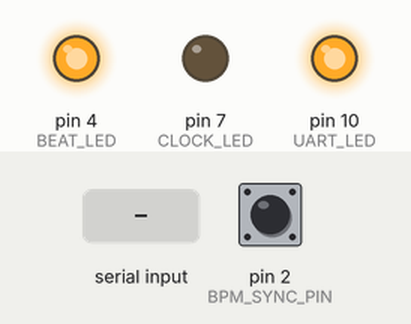
A sketch run on a simulated Arduino Mega 2560, built with avr-gcc and run on an emulated ATmega2560. On the bench: output pins drawn as LEDs (lit = HIGH). The inputs (shaded band) are chosen by the test bench; at power-on: pin 2 (BPM_SYNC_PIN) HIGH.

Above: at 1.2 s.
1.3 s: "k" received over the second serial link
At 2.1 s:
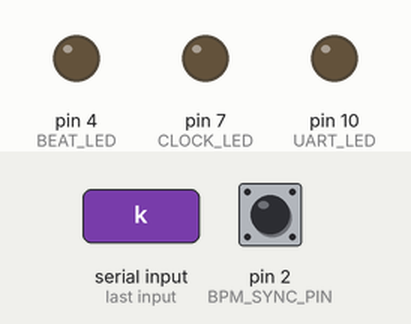
2.8 s: pin 2 (BPM_SYNC_PIN) pulled LOW for 0.15 s
At 4.0 s:
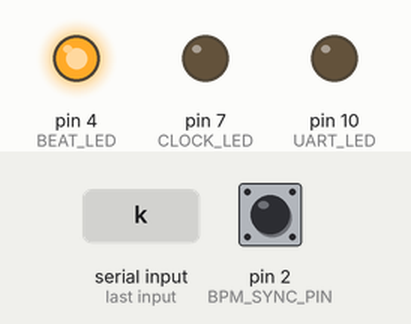
Timing chart, 0 to 5.8 s (numbered marks = the images above; inputs shaded):
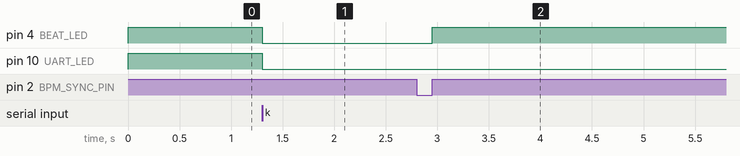

The sketch:

clockgen.ino
```cpp
#include <stdint.h>
#include <math.h>
#include <TimerOne.h>

#define BEAT_LED 4
#define CLOCK_LED 7
#define UART_LED 10

#define BPM_SYNC_PIN 2

#define MIDI_CLOCK 248

volatile long beats = 0;
void sync_pressed() {
  beats = 0;
}

void setup() {

  pinMode(BEAT_LED, OUTPUT);
  pinMode(CLOCK_LED, OUTPUT);
  pinMode(UART_LED, OUTPUT);
  digitalWrite(BEAT_LED, LOW);
  digitalWrite(CLOCK_LED, LOW);
  digitalWrite(UART_LED, HIGH);

  //Timer1.initialize(1000000/TOP);
  //Timer1.attachInterrupt(callback);  // attaches callback() as a timer overflow interrupt
  Serial.begin(32500);
  Serial1.begin(32500);

  pinMode(BPM_SYNC_PIN, INPUT_PULLUP);
  attachInterrupt(digitalPinToInterrupt(BPM_SYNC_PIN), sync_pressed, RISING);
}

char *ftoa(char *a, double f, int precision)
{
 long p[] = {0,10,100,1000,10000};

 if (precision < 0) precision = 0;
 if (precision >= sizeof(p)/sizeof(p[0])) precision = sizeof(p)/sizeof(p[0])-1;
 char *ret = a;
 long heiltal = (long)f;
 itoa(heiltal, a, 10);
 while (*a != '\0') a++;
 *a++ = '.';
 long desimal = abs((long)((f - heiltal) * p[precision]));
 itoa(desimal, a, 10);
 return ret;
}

//3928

unsigned long old_time=0;
int bpm = 0;
void loop() {
//  unsigned char v = analogRead(A0);
  Serial1.write('a');
  cli();
  while (Serial1.available() > 0) {
    char c = Serial1.read();
    digitalWrite(UART_LED, HIGH);
    Serial1.write(c);
    if ((c == MIDI_CLOCK) || (c == 'k')) {
      // MIDI clock signal, 24 ppqn
      unsigned long t = millis();
      bpm = (t - old_time) / 12;
      old_time = t;
      beats ++;
      digitalWrite(CLOCK_LED, beats % 2 == 0 ? HIGH : LOW);
    }
    digitalWrite(UART_LED, LOW);
  }

  digitalWrite(BEAT_LED, beats % 24 == 0 ? HIGH : LOW);

  sei();

}
```

Measured:
- after the input at 1.3 s, pin 4 (BEAT_LED), pin 10 (UART_LED): HIGH → LOW at once
- after the input at 2.8 s, pin 4 (BEAT_LED): LOW → HIGH after 0.15 s
